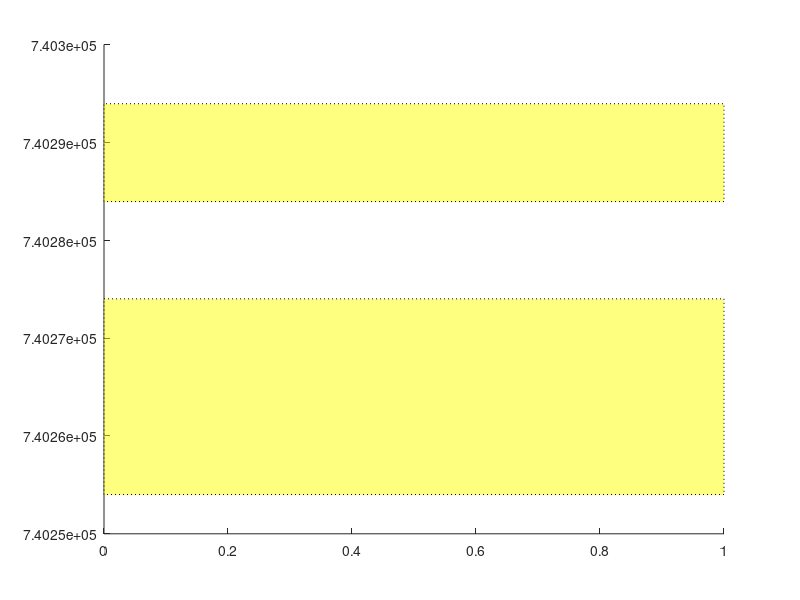

MATLAB code for this plot:
function h=ShadePlotForEmpahsis_x( x,colors,alphas)
% ShadePlotForEmpahsis
% Plots a shaded bar for emphasis as commonly seen on cconomic charts
%
% INPUTS:
%  x     where the bar is placed.   If you want a bar from x=4:8 then
%        use [4 8].  If you want x=[4:8,10:20] then use {4:8,10:20}
% colors Use 'y' to make all bars yellow.  Use {'y','g','r'} for
%        yellow, green and red bars.
% alphas Use 0.5 if you want all bars to be translucent.  Use {0,.5,1}
%        for transparent, translucet and opaque bars.
%
% USAGE:
% % DEFINE DATA
% P=[ ...
% 98 98 94 91 84 83 82 87 88 89 91 91 90 89 89 90 91 91 87 86 87 84 79 80 ...
% 85 86 86 85 93 93 93 93 97 97 95 93 93 94 95 96 96 92 89 90 91 91 91 92 ...
% 93 95 99 98 99 97 95 95 94 90 92 93 93 95 94 95 93 92 92 92 91 90 89 89 ...
% 90 89 90 89 88 84 84 83 84 85 85 84 82 82 82 79 80 79 80 78 78 81 83 82 ...
% 81 79 77 77 78 77 78 79 79 81 81 81 78 78 78 78 77 78 79 79 79 79 81 85 ...
% 86 86 86 87 85 84 85 86 88 88 90 88 88 87 86 86 85 87 87 87 86 85 84 83 ...
% 82 81 81 82 81 80 82 81 79 80 81 80 80 79 85 85 82 83 84 85 86 87 86 86 ...
% 85 85 85 83 79 81 83 83 84 82 80 80 80 80 84 81 80 76 71 70 70 69 69 68 ...
% 67 68 68 68 67 68 68 70 70 72 72 71 69 68 68 68 67 68 67 66 67 67 67 66 ...
% 65 66 65 62 60 60 59 59 59 59 65 66 63 65 68 68 68 68 69 73 74 71 71 69 ...
% 71 72 72 76 76 74 77 80 82 80 78 80 80 80 80 81 80 79 77];
% T=today-length(P)+1:today;
% Y={today-[13 74],today-[142 172]};
% G={today-[30 51]};
%
% % PLOT THE DATA
% plot(T,P);
% datetick;
% line(get(gca,'Xlim'),[80 80])
% line(get(gca,'Xlim'),[68 68])%
% title({'ShadePlotForEmphasis','(P<80 yellow, P<68 green)'});
%
% % DRAW SOME YELLOW BARS
% ShadePlotForEmpahsis(Y,'y',0.5);
%
% % DRAW A GREEN BAR
% ShadePlotForEmpahsis(G,'g',0.5);
%
%
% | ##  _#__/
% | ##  / #
% | ## / #
% | /#\_/  #
% |/ ##   #
% |__##_____#_____
%
% IT'S NOT FANCY BUT IT WORKS

% Michael Robbins
% robbins@bloomberg.net
% michael.robbins@us.cibc.com

if nargin<1
   x={[today-50 today-30],[today-20 today-10]};
end;
if nargin<2 colors='y'; end;
if nargin<2 alphas=.5; end;

if ~iscell( x)  x={ x}; end;
if ~iscell(colors) colors={colors}; end;
if ~iscell(alphas) alphas={alphas}; end;

if length(colors)>length( x) colors=colors(1:length( x)); end;
if length(colors)<length( x) t=colors{1}; colors=[]; for i=1:length( x) colors{i}=t; end; end;

if length(alphas)>length( x) alphas=alphas(1:length( x)); end;
if length(alphas)<length( x) t=alphas{1}; alphas=[]; for i=1:length( x) alphas{i}=t; end; end;

for i=1:length( x)
  h(i)=patch([get(gca,'XLim') fliplr(get(gca,'XLim'))],...
     [repmat( x{i}(1),1,2) repmat( x{i}(2),1,2)], ...
     [0 0 0 0],colors{i});
    set(h(i),'FaceAlpha',alphas{i});
    set(h(i),'LineStyle',':')
end;
